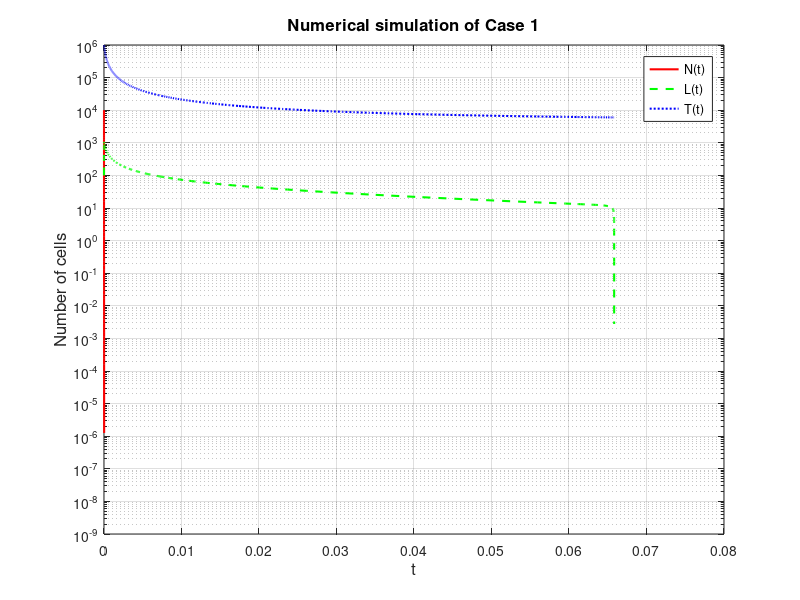
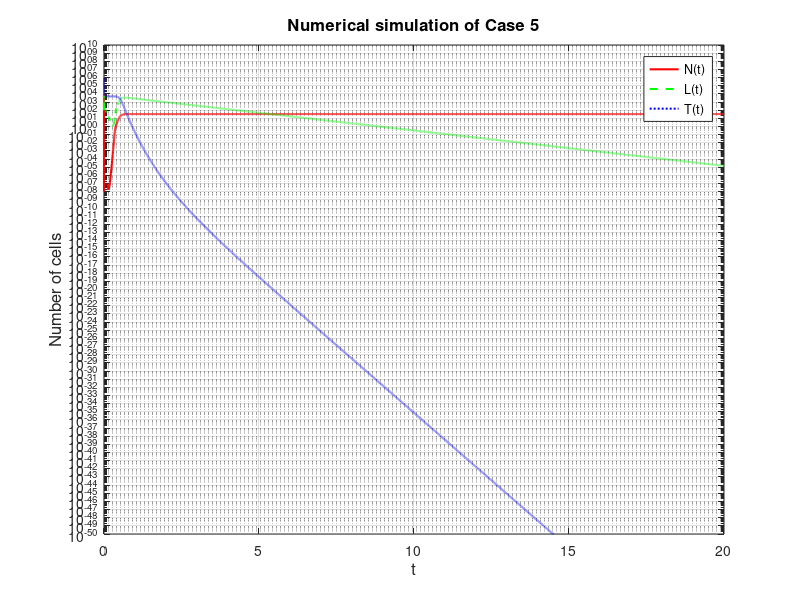
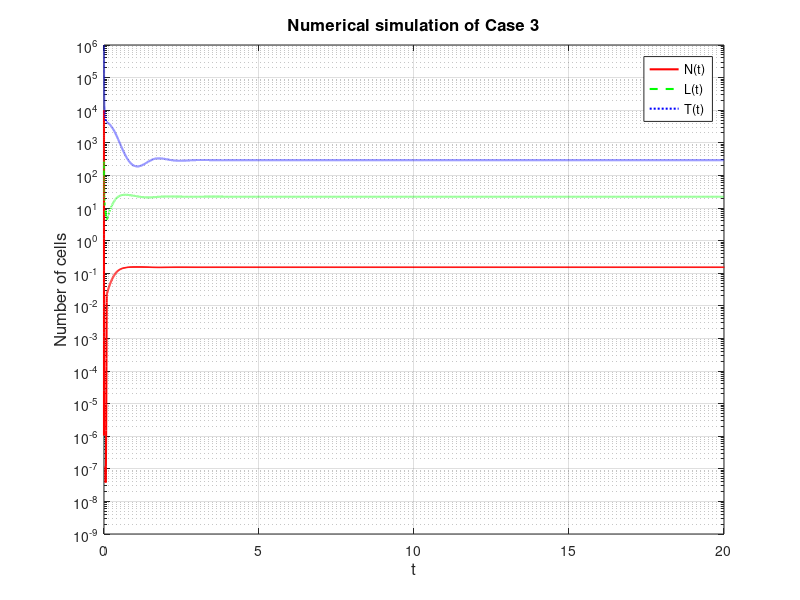
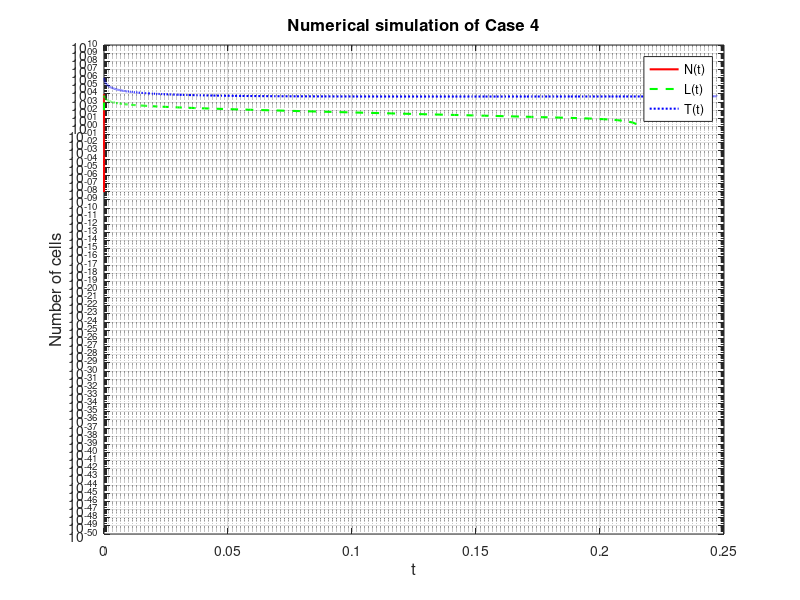

MATLAB code for these plots, in order:
%%
%ODE23
% Define parameters
p = 7.3e3;
q = 5.1e-1;
delta = 7e-5;

% defining the system of ODEs using an anonymous function
ODEs = @(t, Y) [ ...
    p * Y(1) * (1 - q * Y(1)) - Y(1) * Y(3);  % dN/dt
    Y(1) * Y(3) - Y(2) - (3.42e-3) * Y(2) * Y(3);  % dL/dt
    (25.7 * Y(3)) * (1 - 2.04e-4 * Y(3)) - Y(1) * Y(3) - delta * Y(2) * Y(3) % dT/dt
];

% Initial conditions: N(0) = 1e4, L(0) = 1e2, T(0) = 1e6 as stated by the
% research paper.
Y0 = [1e4; 1e2; 1e6];

% Solve the system of ODEs
tspan = [0 20];
[t, Y] = ode23(ODEs, tspan, Y0);

% Extracting the solutions
N = Y(:, 1);
L = Y(:, 2);
T = Y(:, 3);

% Plot results
figure;
semilogy(t, N, 'r-', 'LineWidth', 1.5, 'DisplayName', 'N(t)'); % NK Cells
hold on;
semilogy(t, L, 'g--', 'LineWidth', 1.5, 'DisplayName', 'L(t)'); % CTLs
semilogy(t, T, 'b:', 'LineWidth', 1.5, 'DisplayName', 'T(t)'); % Tumor Cells

xlabel('t', 'FontSize', 12);
ylabel('Number of cells', 'FontSize', 12);
title('Numerical simulation of Case 1', 'FontSize', 12);
legend('Location', 'northeast');
grid on;
%%
% Define parameters
p = 5e3;
q = 3e-2;
delta = 4e-3;
% Define the system of ODEs
ODEs = @(t, Y) [ ...
    p * Y(1) * (1 - q * Y(1)) - Y(1) * Y(3);  % dN/dt
    Y(1) * Y(3) - Y(2) - (3.42e-3) * Y(2) * Y(3);  % dL/dt
    (25.7 * Y(3)) * (1 - 2.04e-4 * Y(3)) - Y(1) * Y(3) - delta * Y(2) * Y(3) % dT/dt
];

% Initial conditions: N(0) = 1e4, L(0) = 1e2, T(0) = 1e6 for the case 2
Y0 = [1e4; 1e2; 1e6];

% Solving the system of ODEs
tspan = [0 20];
[t, Y] = ode23(ODEs, tspan, Y0);

% Extract solutions
N = Y(:, 1);
L = Y(:, 2);
T = Y(:, 3);

% Plot results
figure;
semilogy(t, N, 'r-', 'LineWidth', 1.5, 'DisplayName', 'N(t)'); % NK Cells
hold on;
semilogy(t, L, 'g--', 'LineWidth', 1.5, 'DisplayName', 'L(t)'); % CTLs
semilogy(t, T, 'b:', 'LineWidth', 1.5, 'DisplayName', 'T(t)'); % Tumor Cells
ylim([10^-50 10^10])

xlabel('t', 'FontSize', 12);
ylabel('Number of cells', 'FontSize', 12);
title('Numerical simulation of Case 5', 'FontSize', 12);
legend('Location', 'northeast');
grid on;

%%
% Define parameters
p = 5e3;
q = 6.2;
delta = 1.08;
% Define the system of ODEs
ODEs = @(t, Y) [ ...
    p * Y(1) * (1 - q * Y(1)) - Y(1) * Y(3);  % dN/dt
    Y(1) * Y(3) - Y(2) - (3.42e-3) * Y(2) * Y(3);  % dL/dt
    (25.7 * Y(3)) * (1 - 2.04e-4 * Y(3)) - Y(1) * Y(3) - delta * Y(2) * Y(3) % dT/dt
];

% Initial conditions: N(0) = 1e4, L(0) = 1e2, T(0) = 1e6
Y0 = [1e4; 1e2; 1e6];

% Solve the system
tspan = [0 20];
[t, Y] = ode23(ODEs, tspan, Y0);

% Extract solutions
N = Y(:, 1);
L = Y(:, 2);
T = Y(:, 3);

% Plot results
figure;
semilogy(t, N, 'r-', 'LineWidth', 1.5, 'DisplayName', 'N(t)'); % NK Cells
hold on;
semilogy(t, L, 'g--', 'LineWidth', 1.5, 'DisplayName', 'L(t)'); % CTLs
semilogy(t, T, 'b:', 'LineWidth', 1.5, 'DisplayName', 'T(t)'); % Tumor Cells

xlabel('t', 'FontSize', 12);
ylabel('Number of cells', 'FontSize', 12);
title('Numerical simulation of Case 3', 'FontSize', 12);
legend('Location', 'northeast');
grid on;
%%
% Define parameters
p = 4.9e3;
q = 3e-2;
delta = 3e-2;
% Define the system of ODEs
ODEs = @(t, Y) [ ...
    p * Y(1) * (1 - q * Y(1)) - Y(1) * Y(3);  % dN/dt
    Y(1) * Y(3) - Y(2) - (3.42e-3) * Y(2) * Y(3);  % dL/dt
    (25.7 * Y(3)) * (1 - 2.04e-4 * Y(3)) - Y(1) * Y(3) - delta * Y(2) * Y(3) % dT/dt
];

% Initial conditions: N(0) = 1e4, L(0) = 1e2, T(0) = 1e6
Y0 = [1e4; 1e2; 1e6];

% Solve the system
tspan = [0 20];
[t, Y] = ode23(ODEs, tspan, Y0);

% Extract solutions
N = Y(:, 1);
L = Y(:, 2);
T = Y(:, 3);

% Plot results
figure;
semilogy(t, N, 'r-', 'LineWidth', 1.5, 'DisplayName', 'N(t)'); % NK Cells
hold on;
semilogy(t, L, 'g--', 'LineWidth', 1.5, 'DisplayName', 'L(t)'); % CTLs
semilogy(t, T, 'b:', 'LineWidth', 1.5, 'DisplayName', 'T(t)'); % Tumor Cells
ylim([10^-50 10^10])

xlabel('t', 'FontSize', 12);
ylabel('Number of cells', 'FontSize', 12);
title('Numerical simulation of Case 4', 'FontSize', 12);
legend('Location', 'northeast');
grid on;



 